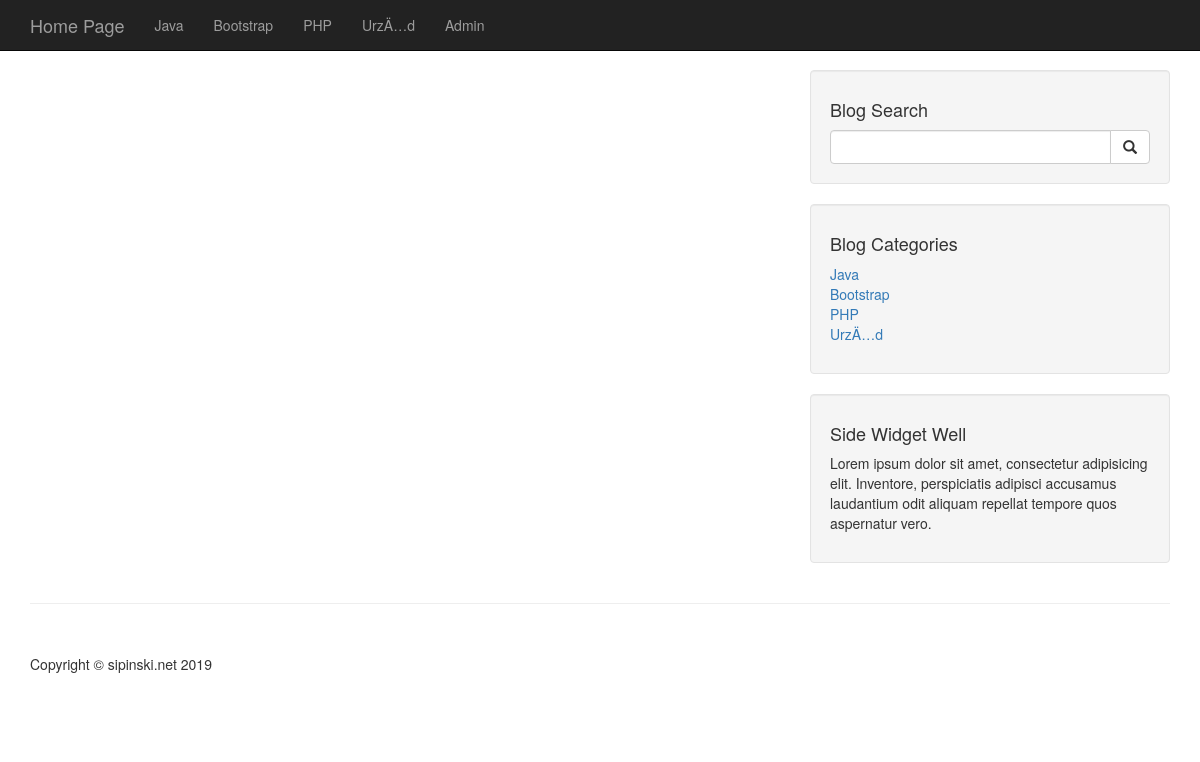
The app's page /category.php?category=26, older data.
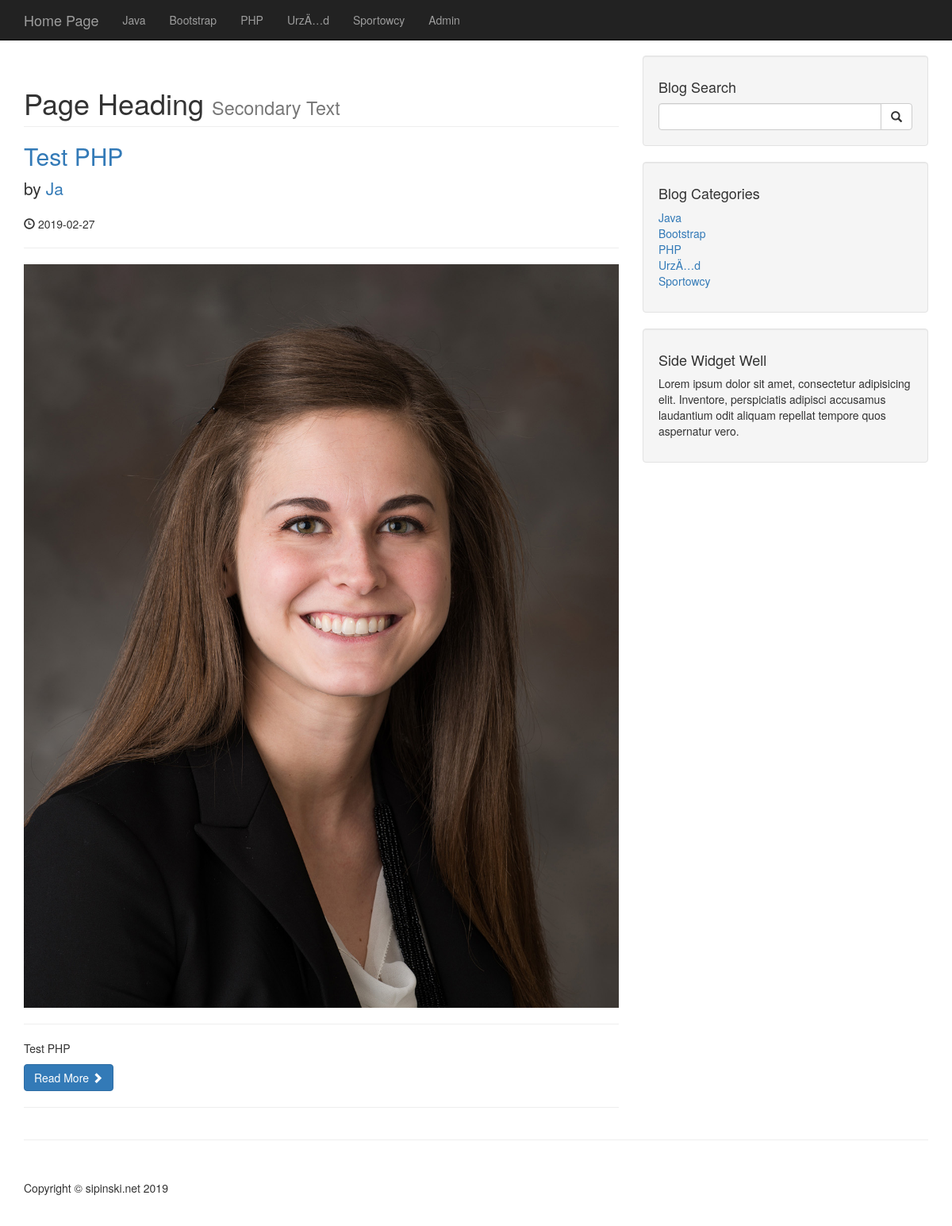
The same page, newer data.
### tables this page shows
CREATE TABLE `categories` (
  `cat_id` int(3) NOT NULL,
  `cat_title` varchar(255) NOT NULL
);

CREATE TABLE `posts` (
  `post_id` int(3) NOT NULL,
  `post_category_id` int(3) NOT NULL,
  `post_title` varchar(255) NOT NULL,
  `post_author` varchar(255) NOT NULL,
  `post_date` date NOT NULL,
  `post_image` text NOT NULL,
  `post_content` text NOT NULL,
  `post_tags` varchar(255) NOT NULL,
  `post_comment_count` int(11) NOT NULL,
  `post_status` varchar(255) NOT NULL DEFAULT 'draft'
);

### category.php (the view)
<?php include "includes/db.php"; ?>
<?php include "includes/header.php"; ?>
<?php include "includes/navigation.php"; ?>
    <div class="container">
        <div class="row">
            <div class="col-md-8">
            <?php
             if(isset($_GET['category'])){
            $post_category_id = $_GET['category'];
             }
            $query = "SELECT * FROM posts WHERE post_category_id=$post_category_id";
                $select_all_posts = mysqli_query($connection,$query);
                while ($row=mysqli_fetch_assoc($select_all_posts)){
                $post_id = $row['post_id'];
                $post_title  = $row['post_title'];
                $post_author = $row['post_author'];
                $post_date = $row['post_date'];
                $post_image = $row['post_image'];
                $post_content = substr($row['post_content'],0,100) ;
               ?>
                   <h1 class="page-header">
                    Page Heading
                    <small>Secondary Text</small>
                </h1>
                <h2>
                   <a href="post.php?p_id=<?php echo $post_id; ?>"><?php echo $post_title; ?></a>
                </h2>
                <p class="lead">
                    by <a href="index.php"><?php echo $post_author?></a>
                </p>
                <p><span class="glyphicon glyphicon-time"></span> <?php echo $post_date?></p>
                <hr>
                <a href="post.php?p_id=<?php echo $post_id; ?>"><img class="img-responsive" src="images/<?php echo $post_image;?>" alt="image" ></a>
                <hr>
                <p><?php echo $post_content?></p>
                <a class="btn btn-primary" href="#">Read More <span class="glyphicon glyphicon-chevron-right"></span></a>
                <hr>
               <?php    }  ?>
            </div>
<?php include "includes/sidebar.php"; ?>
        </div>
        <hr>
<?php include "includes/footer.php"; ?>

### includes/navigation.php (shortened to what this page needs)
<nav class="navbar navbar-inverse navbar-fixed-top" role="navigation">
    <div class="container">
        <div class="navbar-header">
            <a class="navbar-brand" href="index.php">Home Page</a>
        </div>
        <div class="collapse navbar-collapse" id="bs-example-navbar-collapse-1">
            <ul class="nav navbar-nav">
            <?php
            $query = "SELECT * FROM categories";
            $select_all_categories_query = mysqli_query($connection,$query);
            while ($row=mysqli_fetch_array($select_all_categories_query)){
            $cat_title = $row['cat_title'];
            echo "<li><a href='#'>{$cat_title}</a></li>";
            }
            ?>
                <li>
                    <a href="admin">Admin</a>
                </li>
            </ul>
        </div>
    </div>
</nav>

### includes/sidebar.php
<div class="col-md-4">
    <div class="well">
        <h4>Blog Search</h4>
        <form action="search.php" method="post">
        <div class="input-group">
            <input name="search" type="text" class="form-control">
            <span class="input-group-btn">
                <button name ="submit" class="btn btn-default" type="submit" value="szukaj">
                    <span class="glyphicon glyphicon-search"></span>
            </button>
            </span>
        </div>
        </form>
    </div>
    <div class="well">
    <?php
    $query = "SELECT * FROM categories";
    $select_categories_sidebar = mysqli_query($connection,$query);
    ?>
        <h4>Blog Categories</h4>
        <div class="row">
            <div class="col-lg-12">
                <ul class="list-unstyled">
        <?php
        while ($row=mysqli_fetch_array($select_categories_sidebar)){
        $cat_title = $row['cat_title'];
        $cat_id = $row['cat_id'];
        echo "<li><a href='category.php?category=$cat_id'>{$cat_title}</a></li>";
             }
        ?>
                </ul>
            </div>
        </div>
    </div>
<?php include "includes/widget.php";?>
</div>

Row changes from the older to the newer data that the page shows:
added categories: cat_title "Sportowcy"
added posts: post_title "Test PHP", post_author "Ja", post_date "2019-02-27", post_image (picture), post_content "Test PHP"
